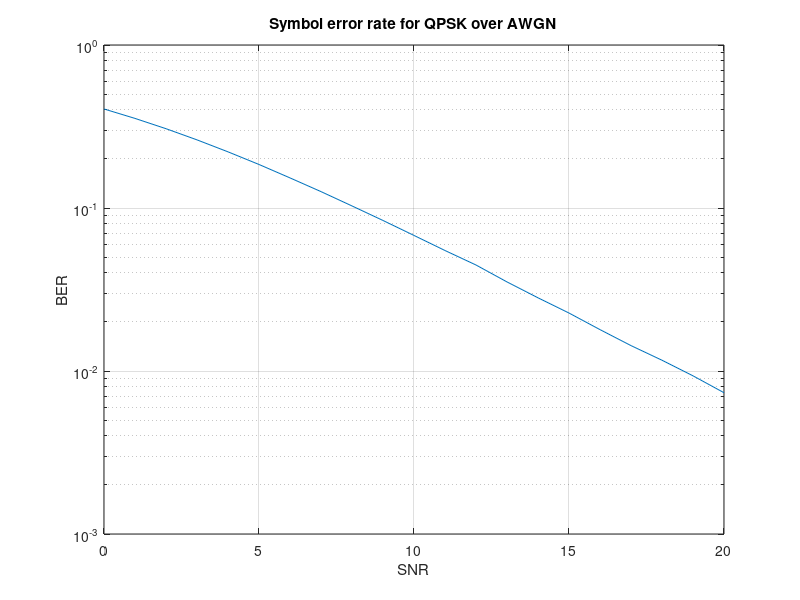

Source code (MATLAB):
clear all
clc

SNR_MAX = 20; %signal-to-noise ratio (SNR)

N = 1e6;
SNR_S = [];
BER_S = [];

for SNR = 0:1:SNR_MAX
   
    % generate a sequence of N QPSK symbols with normalised energy (x)
    u = randi([0 63],N,1);
    x = qammod(u,64);

    % generate a sequence of N Gaussian noise samples (mean 0, variance s2) (n)
    sigma = 10.^(SNR/(-20)); %standard deviation
    n = sigma.*(randn(N,1)+1i*randn(N,1))./sqrt(2);
    
    % generates the Rayleigh flat fading channel coefficients (h)
    h = (randn(N,1)+1i*randn(N,1))./sqrt(2);

    % generate a sequence of noisy received signal samples (y = x + n)
    %     y = awgn(x,SNR);

    y = h.*x + n;

    % count the number of detection errors and evaluate the BER of the system
    ry = y./h;
    yd = qamdemod(ry,64);

    [numErrs, BER] = symerr(u,yd); 
    SNR_S = [SNR_S SNR];
    BER_S = [BER_S BER];
end
% BER simulations for SNR from 0 to 20 dB
semilogy(SNR_S,BER_S);
grid on
title('Symbol error rate for QPSK over AWGN');
xlabel('SNR');
ylabel('BER');

